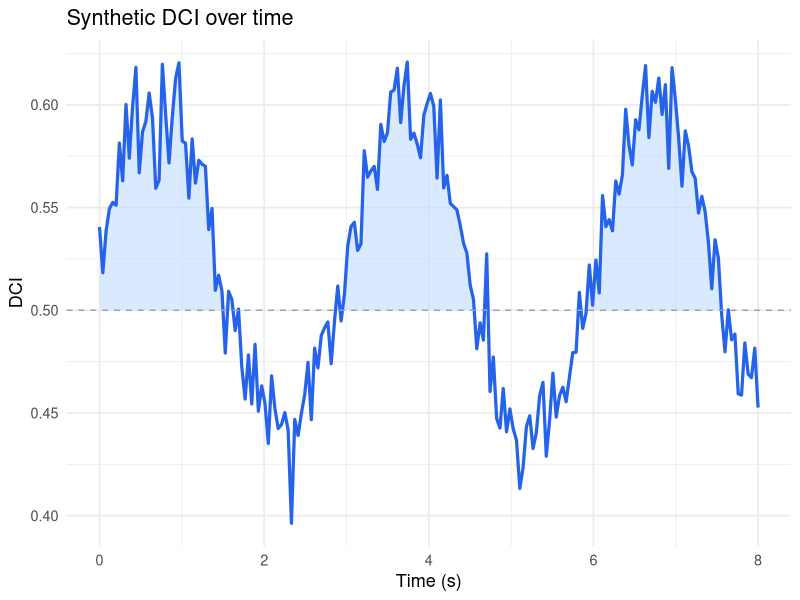
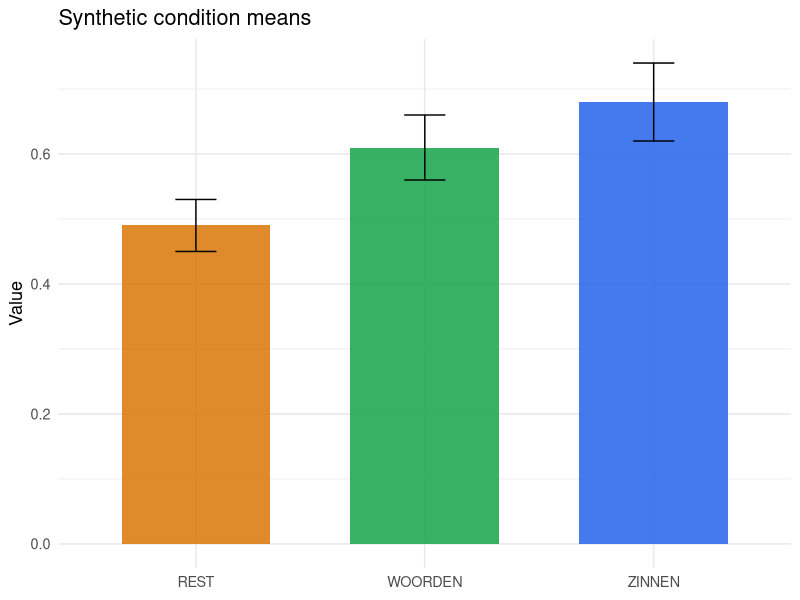

Reproduce these figures in R, in order.
## ---- chunk 1
library(knitr)

summary_tbl <- data.frame(
  Metric = c(
    "Pipeline status",
    "Subjects processed",
    "Mean DCI (task)",
    "Rayleigh p",
    "Model AUC"
  ),
  Value = c("READY", "24", "0.63", "0.0042", "0.78")
)

kable(summary_tbl, caption = "Synthetic report summary values for style preview")
## ---- chunk 2
#| label: fig-placeholder-timeseries
#| fig-cap: "Synthetic time-series preview for style checking."
#| fig-width: 9
#| fig-height: 3.5

library(ggplot2)
set.seed(42)

t <- seq(0, 8, length.out = 200)
y <- 0.52 + 0.08 * sin(2 * pi * t / 3) + rnorm(length(t), sd = 0.015)
df <- data.frame(time_s = t, dci = y)

ggplot(df, aes(time_s, dci)) +
  geom_ribbon(aes(ymin = 0.5, ymax = pmax(dci, 0.5)), fill = "#bfdbfe", alpha = 0.6) +
  geom_line(color = "#2563eb", linewidth = 1.1) +
  geom_hline(yintercept = 0.5, linetype = "dashed", color = "#94a3b8") +
  theme_minimal(base_size = 13) +
  labs(title = "Synthetic DCI over time", x = "Time (s)", y = "DCI")
## ---- chunk 3
#| label: fig-placeholder-bars
#| fig-cap: "Synthetic category means with error bars."
#| fig-width: 8
#| fig-height: 4.5

library(ggplot2)

cats <- data.frame(
  condition = c("ZINNEN", "WOORDEN", "REST"),
  mean = c(0.68, 0.61, 0.49),
  sd = c(0.06, 0.05, 0.04)
)

ggplot(cats, aes(condition, mean, fill = condition)) +
  geom_col(alpha = 0.85, width = 0.65) +
  geom_errorbar(aes(ymin = mean - sd, ymax = mean + sd), width = 0.18) +
  scale_fill_manual(values = c("ZINNEN" = "#2563eb", "WOORDEN" = "#16a34a", "REST" = "#d97706")) +
  theme_minimal(base_size = 13) +
  theme(legend.position = "none") +
  labs(title = "Synthetic condition means", x = NULL, y = "Value")
## ---- chunk 4
# Quick code chunk so you can see code-fold UI in action.
preview_status <- function() {
  "Design preview active"
}

preview_status()
